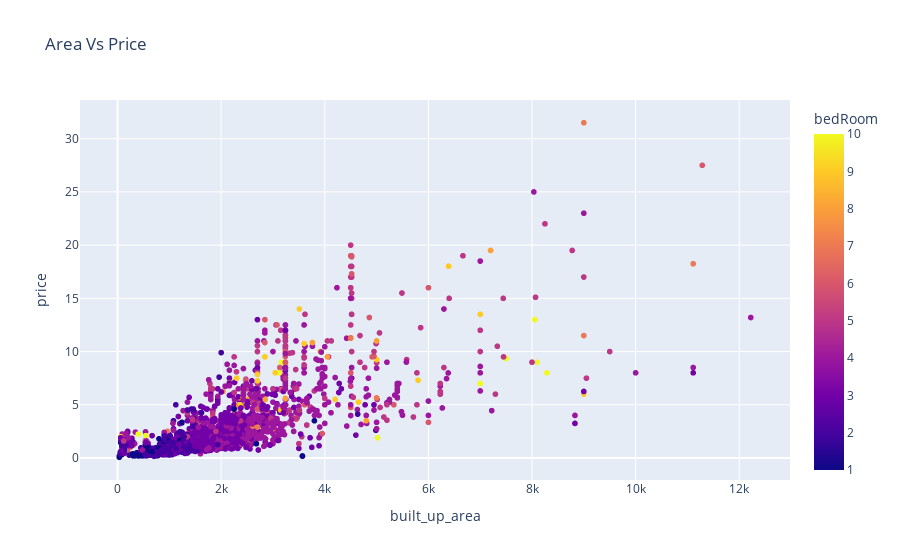

Notebook code for this chart:
### Code cell
fig = px.scatter(df, x="built_up_area", y="price", color="bedRoom", title="Area Vs Price")

# Show the plot
fig.show()

### Figure 1 — Plotly figure (JSON) as saved in the notebook; plotly's stock layout.template omitted (floating-point values rounded to 4 significant figures; data arrays with more than 128 entries replaced by an {"elided": "..."} marker saying what was removed)
{"data": [{"hovertemplate": "built_up_area=%{x}<br>price=%{y}<br>bedRoom=%{marker.color}<extra></extra>", "legendgroup": "", "marker": {"color": {"elided": "3554 int values"}, "coloraxis": "coloraxis", "symbol": "circle"}, "mode": "markers", "name": "", "showlegend": false, "type": "scattergl", "x": {"elided": "3554 float values"}, "xaxis": "x", "y": {"elided": "3554 float values"}, "yaxis": "y"}], "layout": {"autosize": true, "coloraxis": {"colorbar": {"title": {"text": "bedRoom"}}, "colorscale": [[0, "#0d0887"], [0.1111, "#46039f"], [0.2222, "#7201a8"], [0.3333, "#9c179e"], [0.4444, "#bd3786"], [0.5556, "#d8576b"], [0.6667, "#ed7953"], [0.7778, "#fb9f3a"], [0.8889, "#fdca26"], [1, "#f0f921"]]}, "legend": {"tracegroupgap": 0}, "title": {"text": "Area Vs Price"}, "xaxis": {"anchor": "y", "autorange": true, "domain": [0, 1], "range": [-707.1, 12960.0], "title": {"text": "built_up_area"}, "type": "linear"}, "yaxis": {"anchor": "x", "autorange": true, "domain": [0, 1], "range": [-2.524, 34.09], "title": {"text": "price"}, "type": "linear"}}}
